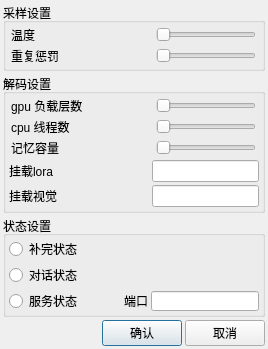
<?xml version="1.0" encoding="UTF-8"?>
<ui version="4.0">
 <class>Settings_Dialog_Ui</class>
 <widget class="QDialog" name="Settings_Dialog_Ui">
  <property name="geometry">
   <rect>
    <x>0</x>
    <y>0</y>
    <width>268</width>
    <height>301</height>
   </rect>
  </property>
  <property name="windowTitle">
   <string>Dialog</string>
  </property>
  <layout class="QVBoxLayout" name="verticalLayout_4">
   <property name="spacing">
    <number>3</number>
   </property>
   <property name="leftMargin">
    <number>3</number>
   </property>
   <property name="topMargin">
    <number>3</number>
   </property>
   <property name="rightMargin">
    <number>3</number>
   </property>
   <property name="bottomMargin">
    <number>3</number>
   </property>
   <item>
    <widget class="QGroupBox" name="sample_box">
     <property name="title">
      <string>采样设置</string>
     </property>
     <layout class="QVBoxLayout" name="verticalLayout">
      <property name="spacing">
       <number>3</number>
      </property>
      <property name="leftMargin">
       <number>3</number>
      </property>
      <property name="topMargin">
       <number>3</number>
      </property>
      <property name="rightMargin">
       <number>3</number>
      </property>
      <property name="bottomMargin">
       <number>3</number>
      </property>
      <item>
       <layout class="QHBoxLayout" name="horizontalLayout_2">
        <item>
         <widget class="QLabel" name="temp_label">
          <property name="minimumSize">
           <size>
            <width>140</width>
            <height>0</height>
           </size>
          </property>
          <property name="maximumSize">
           <size>
            <width>140</width>
            <height>16777215</height>
           </size>
          </property>
          <property name="text">
           <string>温度</string>
          </property>
         </widget>
        </item>
        <item>
         <widget class="QSlider" name="temp_slider">
          <property name="minimumSize">
           <size>
            <width>100</width>
            <height>0</height>
           </size>
          </property>
          <property name="maximumSize">
           <size>
            <width>100</width>
            <height>16777215</height>
           </size>
          </property>
          <property name="orientation">
           <enum>Qt::Horizontal</enum>
          </property>
         </widget>
        </item>
       </layout>
      </item>
      <item>
       <layout class="QHBoxLayout" name="horizontalLayout_3">
        <item>
         <widget class="QLabel" name="repeat_label">
          <property name="minimumSize">
           <size>
            <width>140</width>
            <height>0</height>
           </size>
          </property>
          <property name="maximumSize">
           <size>
            <width>140</width>
            <height>16777215</height>
           </size>
          </property>
          <property name="text">
           <string>重复惩罚</string>
          </property>
         </widget>
        </item>
        <item>
         <widget class="QSlider" name="repeat_slider">
          <property name="minimumSize">
           <size>
            <width>100</width>
            <height>0</height>
           </size>
          </property>
          <property name="maximumSize">
           <size>
            <width>100</width>
            <height>16777215</height>
           </size>
          </property>
          <property name="orientation">
           <enum>Qt::Horizontal</enum>
          </property>
         </widget>
        </item>
       </layout>
      </item>
     </layout>
    </widget>
   </item>
   <item>
    <widget class="QGroupBox" name="decode_box">
     <property name="title">
      <string>解码设置</string>
     </property>
     <layout class="QVBoxLayout" name="verticalLayout_3">
      <property name="spacing">
       <number>3</number>
      </property>
      <property name="leftMargin">
       <number>3</number>
      </property>
      <property name="topMargin">
       <number>3</number>
      </property>
      <property name="rightMargin">
       <number>3</number>
      </property>
      <property name="bottomMargin">
       <number>3</number>
      </property>
      <item>
       <layout class="QHBoxLayout" name="horizontalLayout_5">
        <item>
         <widget class="QLabel" name="ngl_label">
          <property name="minimumSize">
           <size>
            <width>140</width>
            <height>0</height>
           </size>
          </property>
          <property name="maximumSize">
           <size>
            <width>140</width>
            <height>16777215</height>
           </size>
          </property>
          <property name="text">
           <string>gpu 负载层数</string>
          </property>
         </widget>
        </item>
        <item>
         <widget class="QSlider" name="ngl_slider">
          <property name="minimumSize">
           <size>
            <width>100</width>
            <height>0</height>
           </size>
          </property>
          <property name="maximumSize">
           <size>
            <width>100</width>
            <height>16777215</height>
           </size>
          </property>
          <property name="orientation">
           <enum>Qt::Horizontal</enum>
          </property>
         </widget>
        </item>
       </layout>
      </item>
      <item>
       <layout class="QHBoxLayout" name="horizontalLayout_6">
        <item>
         <widget class="QLabel" name="nthread_label">
          <property name="minimumSize">
           <size>
            <width>140</width>
            <height>0</height>
           </size>
          </property>
          <property name="maximumSize">
           <size>
            <width>140</width>
            <height>16777215</height>
           </size>
          </property>
          <property name="text">
           <string>cpu 线程数</string>
          </property>
         </widget>
        </item>
        <item>
         <widget class="QSlider" name="nthread_slider">
          <property name="minimumSize">
           <size>
            <width>100</width>
            <height>0</height>
           </size>
          </property>
          <property name="maximumSize">
           <size>
            <width>100</width>
            <height>16777215</height>
           </size>
          </property>
          <property name="orientation">
           <enum>Qt::Horizontal</enum>
          </property>
         </widget>
        </item>
       </layout>
      </item>
      <item>
       <layout class="QHBoxLayout" name="horizontalLayout_9">
        <item>
         <widget class="QLabel" name="nctx_label">
          <property name="minimumSize">
           <size>
            <width>140</width>
            <height>0</height>
           </size>
          </property>
          <property name="maximumSize">
           <size>
            <width>140</width>
            <height>16777215</height>
           </size>
          </property>
          <property name="text">
           <string>记忆容量</string>
          </property>
         </widget>
        </item>
        <item>
         <widget class="QSlider" name="nctx_slider">
          <property name="minimumSize">
           <size>
            <width>100</width>
            <height>0</height>
           </size>
          </property>
          <property name="maximumSize">
           <size>
            <width>100</width>
            <height>16777215</height>
           </size>
          </property>
          <property name="orientation">
           <enum>Qt::Horizontal</enum>
          </property>
         </widget>
        </item>
       </layout>
      </item>
      <item>
       <layout class="QHBoxLayout" name="horizontalLayout_10">
        <item>
         <widget class="QLabel" name="lora_label">
          <property name="minimumSize">
           <size>
            <width>140</width>
            <height>0</height>
           </size>
          </property>
          <property name="maximumSize">
           <size>
            <width>140</width>
            <height>16777215</height>
           </size>
          </property>
          <property name="text">
           <string>挂载lora</string>
          </property>
         </widget>
        </item>
        <item>
         <widget class="QLineEdit" name="lora_LineEdit">
          <property name="minimumSize">
           <size>
            <width>100</width>
            <height>0</height>
           </size>
          </property>
         </widget>
        </item>
       </layout>
      </item>
      <item>
       <layout class="QHBoxLayout" name="horizontalLayout_11">
        <item>
         <widget class="QLabel" name="mmproj_label">
          <property name="minimumSize">
           <size>
            <width>140</width>
            <height>0</height>
           </size>
          </property>
          <property name="maximumSize">
           <size>
            <width>140</width>
            <height>16777215</height>
           </size>
          </property>
          <property name="text">
           <string>挂载视觉</string>
          </property>
         </widget>
        </item>
        <item>
         <widget class="QLineEdit" name="mmproj_LineEdit">
          <property name="minimumSize">
           <size>
            <width>100</width>
            <height>0</height>
           </size>
          </property>
         </widget>
        </item>
       </layout>
      </item>
     </layout>
    </widget>
   </item>
   <item>
    <widget class="QGroupBox" name="mode_box">
     <property name="title">
      <string>状态设置</string>
     </property>
     <layout class="QVBoxLayout" name="verticalLayout_2">
      <property name="spacing">
       <number>6</number>
      </property>
      <property name="leftMargin">
       <number>3</number>
      </property>
      <property name="topMargin">
       <number>3</number>
      </property>
      <property name="rightMargin">
       <number>3</number>
      </property>
      <property name="bottomMargin">
       <number>3</number>
      </property>
      <item>
       <widget class="QRadioButton" name="complete_btn">
        <property name="minimumSize">
         <size>
          <width>0</width>
          <height>20</height>
         </size>
        </property>
        <property name="text">
         <string>补完状态</string>
        </property>
       </widget>
      </item>
      <item>
       <widget class="QRadioButton" name="chat_btn">
        <property name="minimumSize">
         <size>
          <width>0</width>
          <height>20</height>
         </size>
        </property>
        <property name="text">
         <string>对话状态</string>
        </property>
       </widget>
      </item>
      <item>
       <layout class="QHBoxLayout" name="horizontalLayout_12">
        <property name="spacing">
         <number>3</number>
        </property>
        <item>
         <widget class="QRadioButton" name="web_btn">
          <property name="minimumSize">
           <size>
            <width>0</width>
            <height>20</height>
           </size>
          </property>
          <property name="text">
           <string>服务状态</string>
          </property>
         </widget>
        </item>
        <item>
         <spacer name="horizontalSpacer_2">
          <property name="orientation">
           <enum>Qt::Horizontal</enum>
          </property>
          <property name="sizeHint" stdset="0">
           <size>
            <width>40</width>
            <height>20</height>
           </size>
          </property>
         </spacer>
        </item>
        <item>
         <widget class="QLabel" name="port_label">
          <property name="minimumSize">
           <size>
            <width>0</width>
            <height>20</height>
           </size>
          </property>
          <property name="text">
           <string>端口</string>
          </property>
         </widget>
        </item>
        <item>
         <widget class="QLineEdit" name="port_lineEdit">
          <property name="minimumSize">
           <size>
            <width>0</width>
            <height>20</height>
           </size>
          </property>
         </widget>
        </item>
       </layout>
      </item>
     </layout>
    </widget>
   </item>
   <item>
    <layout class="QHBoxLayout" name="horizontalLayout">
     <item>
      <spacer name="horizontalSpacer">
       <property name="orientation">
        <enum>Qt::Horizontal</enum>
       </property>
       <property name="sizeHint" stdset="0">
        <size>
         <width>40</width>
         <height>20</height>
        </size>
       </property>
      </spacer>
     </item>
     <item>
      <widget class="QPushButton" name="confirm">
       <property name="text">
        <string>确认</string>
       </property>
      </widget>
     </item>
     <item>
      <widget class="QPushButton" name="cancel">
       <property name="text">
        <string>取消</string>
       </property>
      </widget>
     </item>
    </layout>
   </item>
  </layout>
 </widget>
 <resources/>
 <connections/>
</ui>
